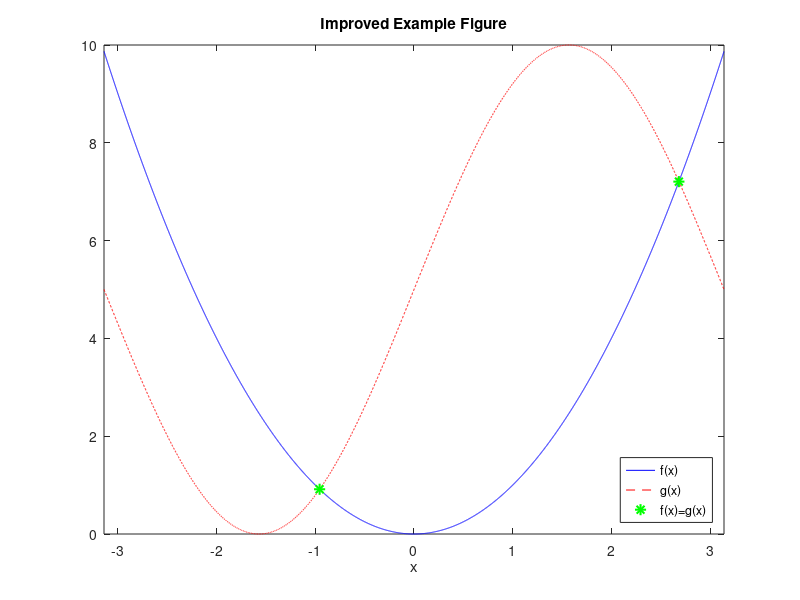

Write the MATLAB code that produced this figure. (Note: this script raises an error after producing the figure.)
f = @(x) x.^2;
g = @(x) 5*sin(x)+5;
dmn = -pi:0.001:pi;
xeq = dmn(abs(f(dmn) - g(dmn)) < 0.002);

% Defaults for this blog post
width = 3;     % Width in inches
height = 3;    % Height in inches
alw = 0.75;    % AxesLineWidth
fsz = 11;      % Fontsize
lw = 1.5;      % LineWidth
msz = 8;       % MarkerSize

figure(2);
pos = get(gcf, 'Position');
set(gcf, 'Position', [pos(1) pos(2) width*100, height*100]); %<- Set size
set(gca, 'FontSize', fsz, 'LineWidth', alw); %<- Set properties
plot(dmn,f(dmn),'b-',dmn, g(dmn),'r--',xeq,f(xeq),'g*','LineWidth',lw,'MarkerSize',msz); %<- Specify plot properites
xlim([-pi pi]);
legend('f(x)', 'g(x)', 'f(x)=g(x)', 'Location', 'SouthEast');
xlabel('x');
title('Improved Example Figure');
matlab2tikz('./output/publication-quality-example.tikz','showInfo', false,'standalone', false,'height', '\figureheight', 'width', '\figurewidth');